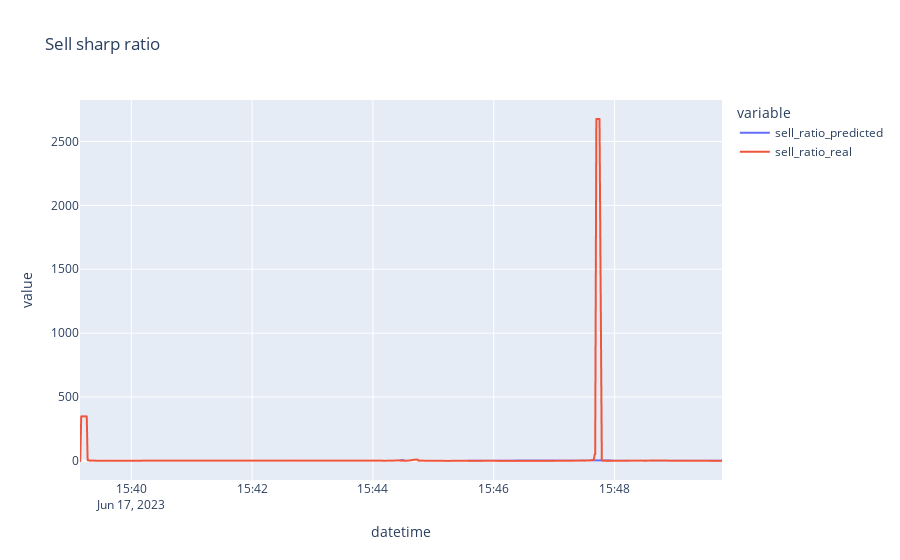

The notebook cell saved with this chart:
### Code cell
px.line(sharp_ratio_df[["sell_ratio_predicted", "sell_ratio_real"]], title="Sell sharp ratio")

### Figure 1 — Plotly figure (JSON) as saved in the notebook; plotly's stock layout.template omitted (floating-point values rounded to 4 significant figures; data arrays with more than 128 entries replaced by an {"elided": "..."} marker saying what was removed)
{"data": [{"hovertemplate": "variable=sell_ratio_predicted<br>datetime=%{x}<br>value=%{y}<extra></extra>", "legendgroup": "sell_ratio_predicted", "line": {"color": "#636efa", "dash": "solid"}, "marker": {"symbol": "circle"}, "mode": "lines", "name": "sell_ratio_predicted", "showlegend": true, "type": "scattergl", "x": {"elided": "2462 str values"}, "xaxis": "x", "y": {"elided": "2462 float values"}, "yaxis": "y"}, {"hovertemplate": "variable=sell_ratio_real<br>datetime=%{x}<br>value=%{y}<extra></extra>", "legendgroup": "sell_ratio_real", "line": {"color": "#EF553B", "dash": "solid"}, "marker": {"symbol": "circle"}, "mode": "lines", "name": "sell_ratio_real", "showlegend": true, "type": "scattergl", "x": {"elided": "2462 str values"}, "xaxis": "x", "y": {"elided": "2462 float values"}, "yaxis": "y"}], "layout": {"legend": {"title": {"text": "variable"}, "tracegroupgap": 0}, "title": {"text": "Sell sharp ratio"}, "xaxis": {"anchor": "y", "domain": [0, 1], "title": {"text": "datetime"}}, "yaxis": {"anchor": "x", "domain": [0, 1], "title": {"text": "value"}}}}
